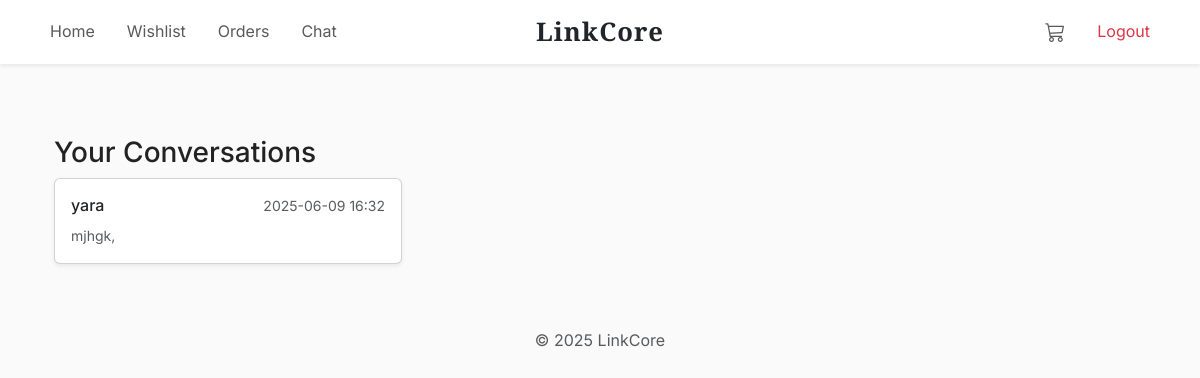
/chat/ (signed in), run on an earlier commit of the app's database.
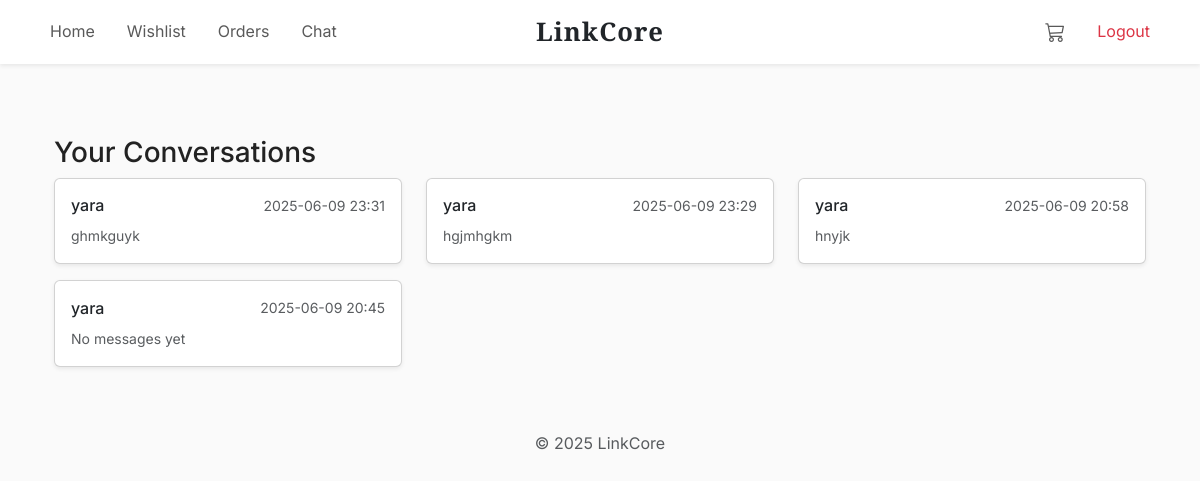
And on a later commit of the database.
### models.py (models this page shows)
class User(db.Model):
    __tablename__ = 'users'
    id = db.Column(db.Integer, primary_key=True)
    name = db.Column(db.String(100), nullable=False)
    email = db.Column(db.String(120), unique=True, nullable=False)
    password = db.Column(db.String(200), nullable=False)
    role = db.Column(db.String(20), nullable=False)  # 'factory' or 'seller'
    created_at = db.Column(db.DateTime, default=datetime.utcnow)
    factory = db.relationship('Factory', backref='factory_user', uselist=False, foreign_keys='Factory.user_id')
    orders = db.relationship('Order', backref='seller', foreign_keys='Order.seller_id')
    chats_started = db.relationship('Chat', backref='chat_user1', foreign_keys='Chat.user1_id')
    chats_received = db.relationship('Chat', backref='chat_user2', foreign_keys='Chat.user2_id')
    messages_sent = db.relationship('Message', backref='message_sender', foreign_keys='Message.sender_id')
    ratings = db.relationship('Rating', backref='user')
    comments = db.relationship('Comment', backref='user')
    wishlist = db.relationship('Wishlist', backref='user')
    cart = db.relationship('Cart', backref='user', uselist=False, cascade="all, delete-orphan")

class Chat(db.Model):
    __tablename__ = 'chats'
    id = db.Column(db.Integer, primary_key=True)
    user1_id = db.Column(db.Integer, db.ForeignKey('users.id'), nullable=False)
    user2_id = db.Column(db.Integer, db.ForeignKey('users.id'), nullable=False)
    order_id = db.Column(db.Integer, db.ForeignKey('orders.id'), nullable=True)
    started_at = db.Column(db.DateTime, default=datetime.utcnow)
    last_updated = db.Column(db.DateTime, default=datetime.utcnow, onupdate=datetime.utcnow)
    user1_typing = db.Column(db.Boolean, default=False)
    user2_typing = db.Column(db.Boolean, default=False)
    order = db.relationship('Order', back_populates='chat')
    messages = db.relationship('Message', backref='chat', cascade="all, delete-orphan")

class Message(db.Model):
    __tablename__ = 'messages'
    id = db.Column(db.Integer, primary_key=True)
    chat_id = db.Column(db.Integer, db.ForeignKey('chats.id'), nullable=False)
    sender_id = db.Column(db.Integer, db.ForeignKey('users.id'), nullable=False)
    content = db.Column(db.Text, nullable=True)
    attachment_url = db.Column(db.String(255))
    is_read = db.Column(db.Boolean, default=False)
    timestamp = db.Column(db.DateTime, default=datetime.utcnow)

### routes/chat.py (the view)
@chat_bp.route('/', endpoint='list_chats')
def chat_list():
    ok, resp = user_required()
    if not ok:
        return resp
    user = resp
    chats = Chat.query.filter(
        (Chat.user1_id == user.id) | (Chat.user2_id == user.id)
    ).order_by(Chat.last_updated.desc()).all()
    logger.debug(f"User {user.id} fetched {len(chats)} chats")
    template = 'chat/factory_chat_list.html' if user.role == 'factory' else 'chat/chat_list.html'
    return render_template(template, user=user, chats=chats)

### routes/chat.py (called while the page is built)
def user_required():
    if 'user_id' not in session:
        flash('Please log in first.', 'error')
        return False, redirect(url_for('auth.index'))
    user = User.query.get(session['user_id'])
    if not user:
        flash('User not found.', 'error')
        session.pop('user_id', None)
        return False, redirect(url_for('auth.index'))
    return True, user

### templates/chat/chat_list.html (shortened to what this page needs)
{% extends "customer_base.html" %}
{% block content %}
<div class="container mt-4">
    <h3>Your Conversations</h3>
    {% if chats %}
        <div class="row">
            {% for chat in chats %}
                {% set partner = chat.chat_user1 if chat.user2_id == user.id else chat.chat_user2 %}
                {% set last_message = chat.messages[-1] if chat.messages else None %}
                <div class="col-12 col-md-6 col-lg-4 mb-3">
                    <a href="{{ url_for('chat.view_chat', chat_id=chat.id) }}" class="text-decoration-none">
                        <div class="card shadow-sm h-100">
                            <div class="card-body">
                                <div class="d-flex justify-content-between align-items-center">
                                    <h6 class="card-title mb-0">{{ partner.name }}</h6>
                                    <small class="text-muted">{{ chat.last_updated.strftime("%Y-%m-%d %H:%M") }}</small>
                                </div>
                                <p class="card-text text-muted small mt-2">
                                    {% if last_message %}
                                        {{
                                            last_message.content.strip()|truncate(50)
                                            if last_message.content and last_message.content.strip() else
                                            ("Attachment" if last_message.attachment_url else "No content")
                                        }}
                                    {% else %}
                                        No messages yet
                                    {% endif %}
                                </p>
                            </div>
                        </div>
                    </a>
                </div>
            {% endfor %}
        </div>
    {% else %}
        <div class="alert alert-info text-center">
            You have no active chats yet.
        </div>
    {% endif %}
</div>
{% endblock %}

What changed in the data, as far as the page shows it:
no longer on this page (row edited): Message: content.strip "mjhgk,"
added Chat: {{ partner.name }} "yara", last_updated "2025-06-09 23:31"
added Message: content.strip "ghmkguyk"
added Chat: {{ partner.name }} "yara", last_updated "2025-06-09 23:29"
added Message: content.strip "hgjmhgkm"
changed Chat (number 3 of 4 on the later page): last_updated "2025-06-09 16:32" → "2025-06-09 20:58"
added Message: content.strip "hnyjk"
added Chat: {{ partner.name }} "yara", last_updated "2025-06-09 20:45", shows "No messages yet"
